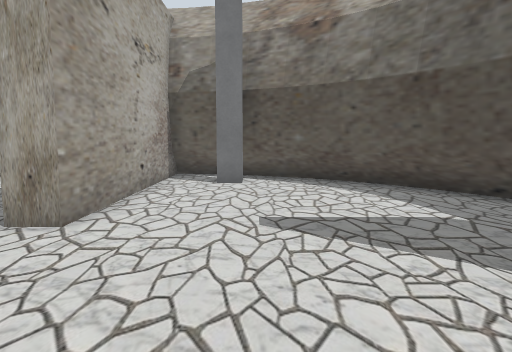
View 1 (above)

13 first-person views from a walk through a robot-simulator world made for Gazebo. The camera is 0.72 m above the floor, tilts 6° down and sees 70° across. The floor is counted in squares, 0.5 m on a side. Each view is taken from the middle of a square. On the plan, view 1 faces up. The plan holds only what a view shows up to about 16 squares ahead; the rest is blank. The place goes on beyond the plan.

View 2
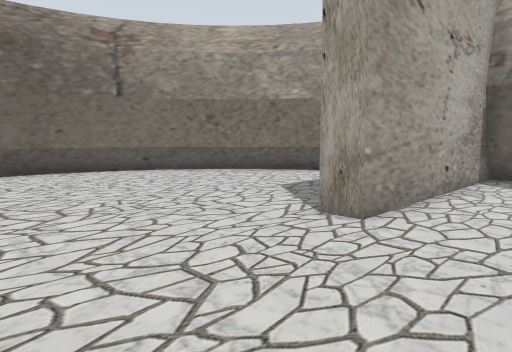

View 3
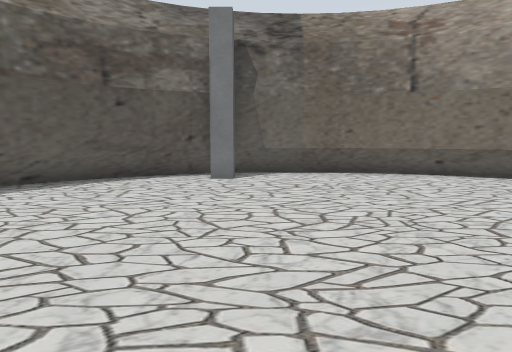

View 4
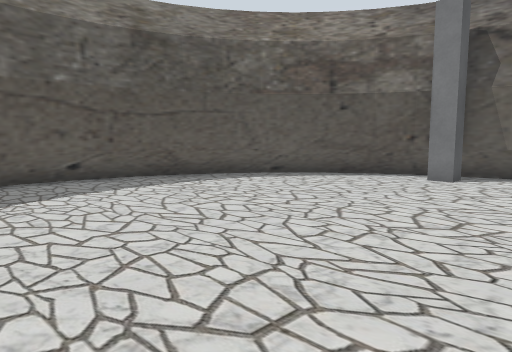

View 5
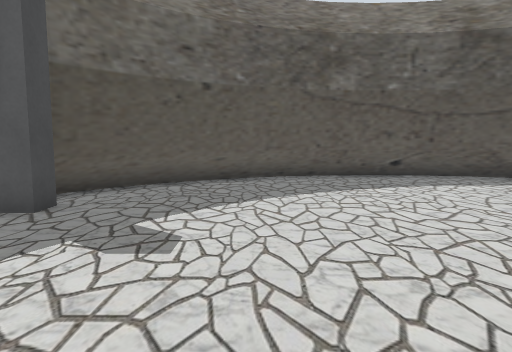

View 6
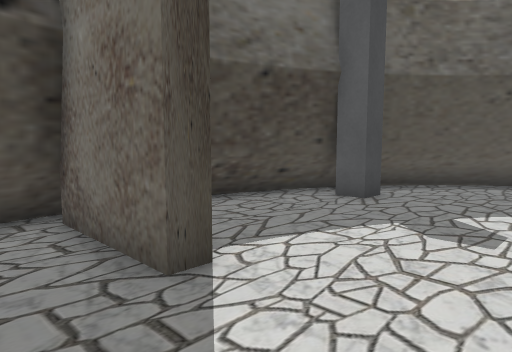

View 7
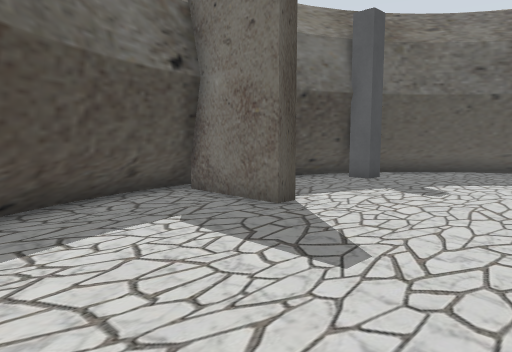

View 8
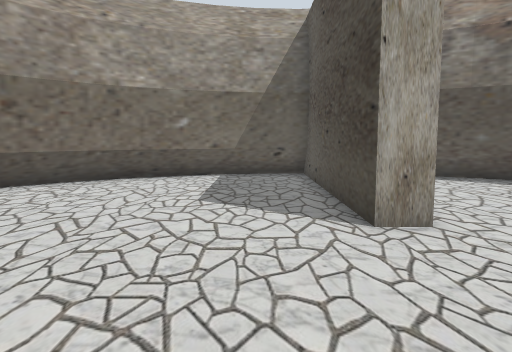

View 9
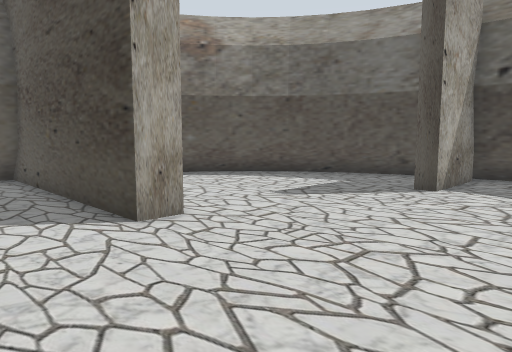

View 10
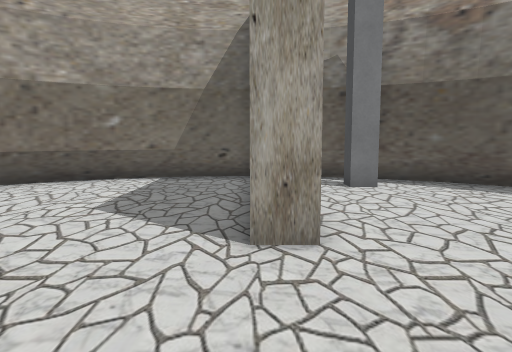

View 11
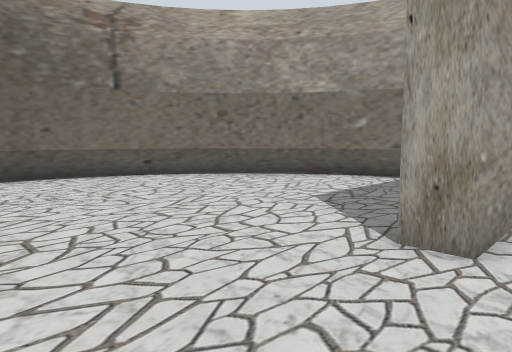

View 12
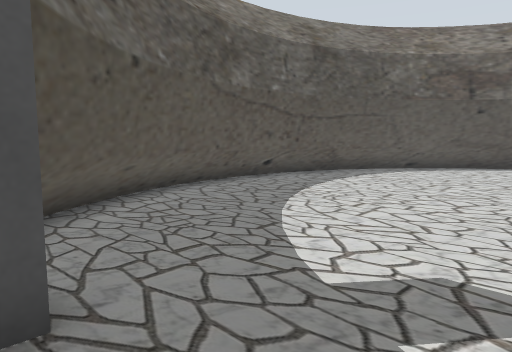

View 13
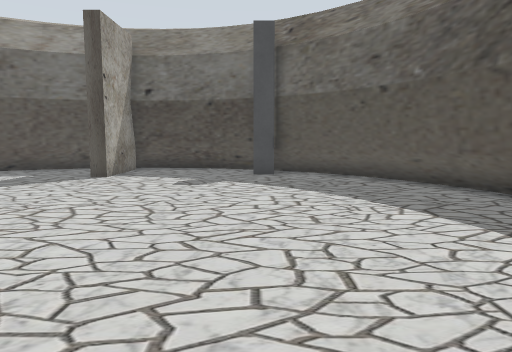

### Floor plan
Key: @ floor where view 1 was taken; # wall or solid block; . floor; = window, fence, low wall or low ledge.
Columns run from 15 left of view 1 to 6 right of it. Each row starts with its distance up from view 1.
 13      ###########
 12    =###....##.#####
 11   =##......##....###
 10   ##.......##.....##=
  9  ##........##......##
  8  ##........##.......##
  7 ##.........##.......##
  6 ##.........##........#
  5 #....................#
  4 #..................###
  3 #..................###
  2 #....................#
  1 #....................#
  0 ##.............@.....#
 -1 ##..................##
 -2  #.................###
 -3  ##................##
 -4  =##..............##
 -5   ###............###
 -6    ###..........###
 -7     =####....#####
 -8        ########

Positions as (right, up) in squares from view 1, and headings:
1: (0, 0), facing up
2: (0, 0), facing up-left
3: (-1, 1), facing left
4: (-1, 4), facing down-left
5: (0, 5), facing down
6: (0, 6), facing down-right
7: (-2, 10), facing down-right
8: (-6, 0), facing up
9: (-7, 0), facing up-right
10: (-4, 1), facing up
11: (-2, 1), facing up-left
12: (5, 1), facing down-left
13: (-10, -2), facing right
